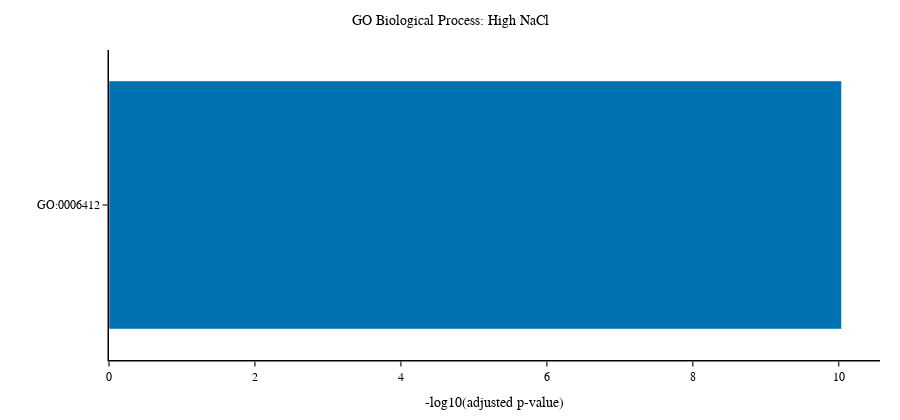

Notebook cell for this chart:
### Code cell
# === GO Term Enrichment (Optional) ===

RUN_GO_ENRICHMENT = True  # Set to True to run GO enrichment

if RUN_GO_ENRICHMENT:
    # Example: Run GO BP enrichment for High NaCl
    COMPARISON = 'High NaCl'
    
    filepath = DIRS['deseq2'] / 'group2_High_NaCl_9pct_vs_Control.csv'
    degs = get_degs(filepath, padj_cutoff=0.05, lfc_cutoff=1.0)
    
    go_bp_results = run_pathway_enrichment(
        gene_list=degs['all'],
        term2gene=GO_BP_TERM2GENE,
        background=BACKGROUND_GENES,
        pvalue_cutoff=0.05
    )
    
    if not go_bp_results.empty:
        fig = plot_enrichment_barplot(
            go_bp_results,
            title=f"GO Biological Process: {COMPARISON}",
            top_n=15
        )
        fig.show()
        display(go_bp_results.head(15))
    else:
        print("No significant GO terms")
else:
    print("GO enrichment skipped (set RUN_GO_ENRICHMENT = True to enable)")

### Figure 1 — Plotly figure (JSON) as saved in the notebook; plotly's stock layout.template omitted (floating-point values rounded to 4 significant figures)
{"data": [{"hovertemplate": "<b>%{y}</b><br>-log10(padj): %{x:.2f}<br><extra></extra>", "marker": {"color": "#0072B2"}, "orientation": "h", "type": "bar", "x": [10.04], "y": ["GO:0006412"]}], "layout": {"font": {"color": "black", "family": "Arial, Helvetica, sans-serif", "size": 12}, "height": 420, "legend": {"bgcolor": "rgba(255,255,255,0.8)", "bordercolor": "black", "borderwidth": 1, "font": {"size": 10}}, "margin": {"b": 60, "l": 60, "r": 20, "t": 50}, "paper_bgcolor": "white", "plot_bgcolor": "white", "title": {"font": {"size": 14}, "text": "GO Biological Process: High NaCl", "x": 0.5, "xanchor": "center"}, "xaxis": {"linecolor": "black", "linewidth": 1.5, "showgrid": false, "showline": true, "ticklen": 5, "ticks": "outside", "tickwidth": 1.5, "title": {"text": "-log10(adjusted p-value)"}, "zeroline": false}, "yaxis": {"linecolor": "black", "linewidth": 1.5, "showgrid": false, "showline": true, "ticks": "outside", "tickwidth": 1.5, "title": {"text": ""}, "zeroline": false}}}
